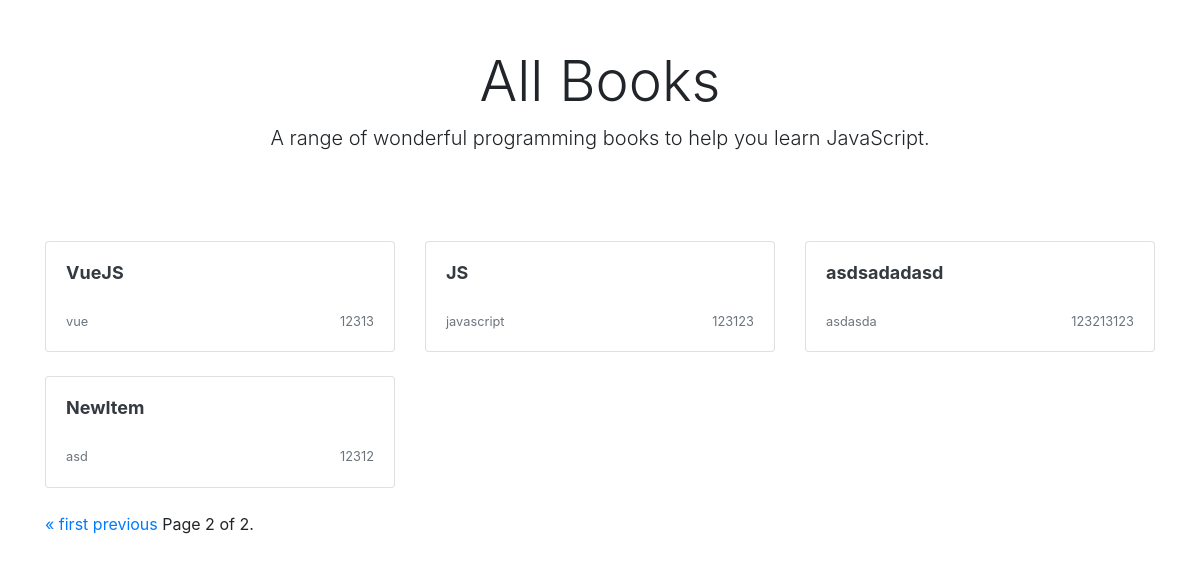
Before: /books/?page=2 with the older database file.
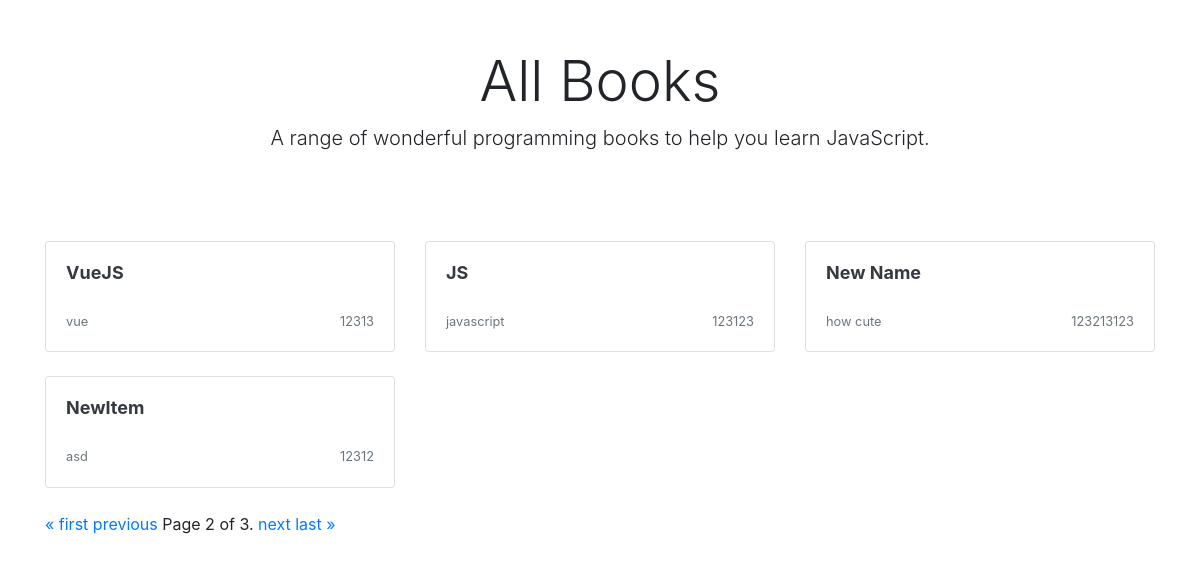
After: the same page with the newer database file.
### books/models.py (models this page shows, shortened)
class Books(models.Model):
    title = models.CharField(max_length=100)
    slug = models.SlugField(null=True)
    genre = models.CharField(max_length=100)
    author = models.CharField(max_length=100)
    isbn = models.IntegerField()
    count = models.IntegerField(null=True, default=0)

### books/views.py (the view)
# urls.py: path('', IndexView.as_view(), name='ex2'),
class IndexView(ListView):
    model = Books
    template_name = "home.html"
    context_object_name = 'books'
    paginate_by = 4

### books/templates/home.html
    {% extends "base.html" %}
    {% block content %}
    <div class="container">
        <div class="px-3 py-3 pt-md-5 pb-md-4 mx-auto text-center">
            <h1 class="display-4">All Books</h1>
            <p class="lead">A range of wonderful programming books to help you learn JavaScript.</p>
        </div>
        <div class="py-5">
            <div class="row">
                {% for book in books %}
                <div class="col-md-4">
                    <a class="text-dark" href="{% url 'books:book-detail' slug=book.slug %}">
                        <div class="card mb-4 box-shadow">
                            <div class="card-body">
                                <h2 style="font-size:18px;font-weight:bold;min-height:42px;">
                                    {{book.title|truncatechars:50}}</h2>
                                <div class="d-flex justify-content-between align-items-center">
                                    <small class="text-muted">{{book.genre}}</small>
                                    <small class="text-muted">{{book.isbn}}</small>
                                </div>
                            </div>
                        </div>
                    </a>
                </div>
                {% endfor %}
            </div>
            <div class="row">
                <div class="col-12">
                    <span class="step-links">
                        {% if page_obj.has_previous %}
                        <a href="?page=1">&laquo; first</a>
                        <a href="?page={{ page_obj.previous_page_number }}">previous</a>
                        {% endif %}
                        <span class="current">
                            Page {{ page_obj.number }} of {{ page_obj.paginator.num_pages }}.
                        </span>
                        {% if page_obj.has_next %}
                        <a href="?page={{ page_obj.next_page_number }}">next</a>
                        <a href="?page={{ page_obj.paginator.num_pages }}">last &raquo;</a>
                        {% endif %}
                    </span>
                </div>
            </div>
        </div>
    </div>
    {% endblock %}

### books/templates/base.html (shortened to what this page needs)
<!doctype html>
<html lang="en">
<head>
    <link rel="stylesheet" href="https://stackpath.bootstrapcdn.com/bootstrap/4.5.2/css/bootstrap.min.css"
>
</head>
<body>
    {% block content %}
    {% endblock %}
</body>
</html>

Changed rows visible on the page:
changed Books: title "asdsadadasd" → "New Name"; genre "asdasda" → "how cute"
Other visible differences:
{{ page_obj.paginator.num_pages }}: "2" → "3"
text now shown: "next last »"
